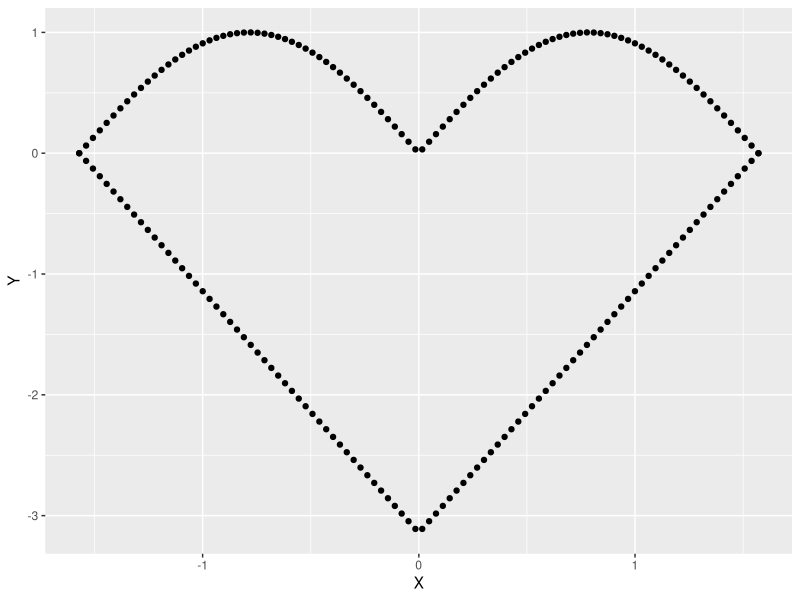

Reproduce this figure in R.
## ---- chunk 1
library(ggplot2)
## ---- chunk 2
X <- seq(from=-pi/2, to=pi/2, length.out=100)
Y <- 2*abs(X) - pi
Y <- c(Y, abs(sin(2*X)))
X <- c(X, X)
qplot(X, Y)
## ---- chunk 3
trial <- 10000000
x <- runif(trial, min = -2, max = 2)
y <- runif(trial, min = -3.5, max = 1.5)
## ---- chunk 4
between <- (y <= abs(sin(2*x))) & (y >= 2*abs(x) - pi)
ratio <- sum(between) / trial
total <- 4 * 5
area <- ratio * total
print ('Area of the figure is equal to:')
area
